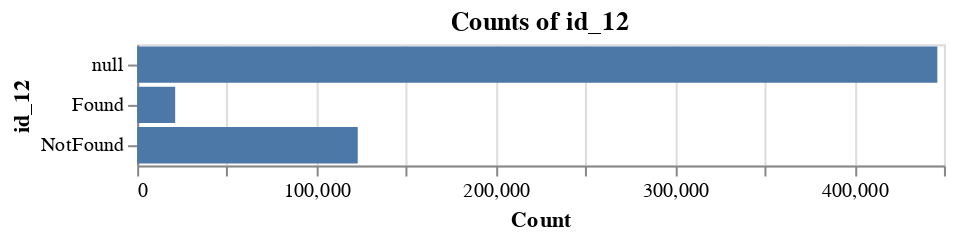
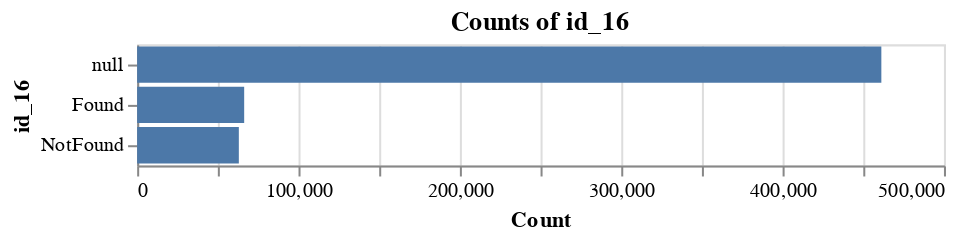
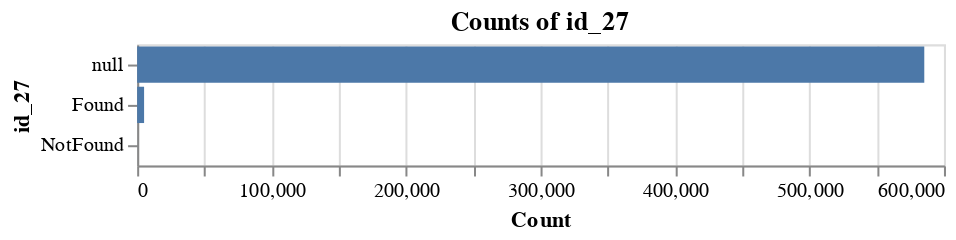
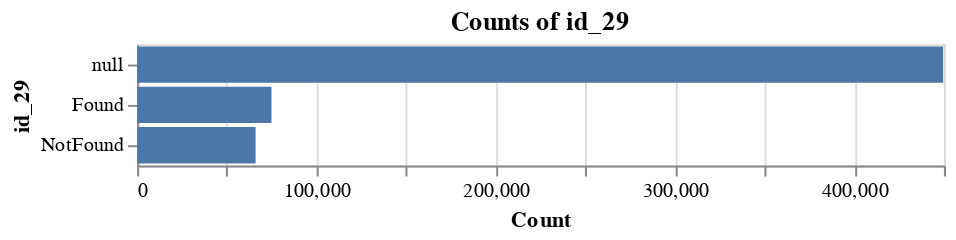

These figures' notebook cell, in order:
### Code cell
import altair as alt

for i in ['id_12', 'id_16','id_27', 'id_29']:
    feature_count = train[i].value_counts(dropna=False).reset_index().rename(columns={i: 'count', 'index': i})
    chart = alt.Chart(feature_count).mark_bar().encode(
                y=alt.Y(f"{i}:N", axis=alt.Axis(title=i)),
                x=alt.X('count:Q', axis=alt.Axis(title='Count')),
                tooltip=[i, 'count']
            ).properties(title=f"Counts of {i}", width=400)
    display(chart)

### Figure 1 — Vega-Lite specification as saved in the notebook (floating-point values rounded to 4 significant figures)
{"config": {"view": {"continuousWidth": 400, "continuousHeight": 300}}, "data": {"name": "data-7b2cf6d13b1ff29ce592a50c8574ee9a"}, "mark": "bar", "encoding": {"tooltip": [{"type": "nominal", "field": "id_12"}, {"type": "quantitative", "field": "count"}], "x": {"type": "quantitative", "axis": {"title": "Count"}, "field": "count"}, "y": {"type": "nominal", "axis": {"title": "id_12"}, "field": "id_12"}}, "title": "Counts of id_12", "width": 400, "$schema": "https://vega.github.io/schema/vega-lite/v4.8.1.json", "datasets": {"data-7b2cf6d13b1ff29ce592a50c8574ee9a": [{"id_12": null, "count": 446307}, {"id_12": "NotFound", "count": 123025}, {"id_12": "Found", "count": 21208}]}}

### Figure 2 — Vega-Lite specification as saved in the notebook (floating-point values rounded to 4 significant figures)
{"config": {"view": {"continuousWidth": 400, "continuousHeight": 300}}, "data": {"name": "data-d8753e5d54942ca3b9397fa20755fac2"}, "mark": "bar", "encoding": {"tooltip": [{"type": "nominal", "field": "id_16"}, {"type": "quantitative", "field": "count"}], "x": {"type": "quantitative", "axis": {"title": "Count"}, "field": "count"}, "y": {"type": "nominal", "axis": {"title": "id_16"}, "field": "id_16"}}, "title": "Counts of id_16", "width": 400, "$schema": "https://vega.github.io/schema/vega-lite/v4.8.1.json", "datasets": {"data-d8753e5d54942ca3b9397fa20755fac2": [{"id_16": null, "count": 461200}, {"id_16": "Found", "count": 66324}, {"id_16": "NotFound", "count": 63016}]}}

### Figure 3 — Vega-Lite specification as saved in the notebook (floating-point values rounded to 4 significant figures)
{"config": {"view": {"continuousWidth": 400, "continuousHeight": 300}}, "data": {"name": "data-2eb7bbb00839b347b121cf2fb50fa3f4"}, "mark": "bar", "encoding": {"tooltip": [{"type": "nominal", "field": "id_27"}, {"type": "quantitative", "field": "count"}], "x": {"type": "quantitative", "axis": {"title": "Count"}, "field": "count"}, "y": {"type": "nominal", "axis": {"title": "id_27"}, "field": "id_27"}}, "title": "Counts of id_27", "width": 400, "$schema": "https://vega.github.io/schema/vega-lite/v4.8.1.json", "datasets": {"data-2eb7bbb00839b347b121cf2fb50fa3f4": [{"id_27": null, "count": 585371}, {"id_27": "Found", "count": 5155}, {"id_27": "NotFound", "count": 14}]}}

### Figure 4 — Vega-Lite specification as saved in the notebook (floating-point values rounded to 4 significant figures)
{"config": {"view": {"continuousWidth": 400, "continuousHeight": 300}}, "data": {"name": "data-e35001e9332e8a2b33201c6e7a117ec4"}, "mark": "bar", "encoding": {"tooltip": [{"type": "nominal", "field": "id_29"}, {"type": "quantitative", "field": "count"}], "x": {"type": "quantitative", "axis": {"title": "Count"}, "field": "count"}, "y": {"type": "nominal", "axis": {"title": "id_29"}, "field": "id_29"}}, "title": "Counts of id_29", "width": 400, "$schema": "https://vega.github.io/schema/vega-lite/v4.8.1.json", "datasets": {"data-e35001e9332e8a2b33201c6e7a117ec4": [{"id_29": null, "count": 449562}, {"id_29": "Found", "count": 74926}, {"id_29": "NotFound", "count": 66052}]}}
